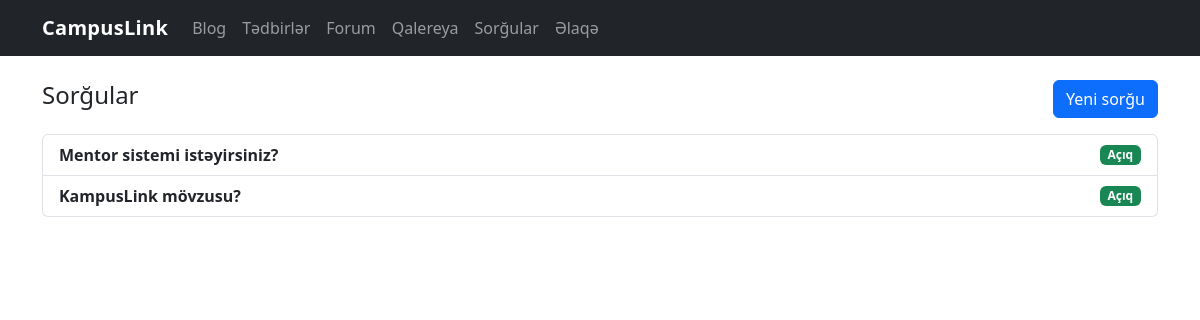
/polls/, run on an earlier commit of the app's database.
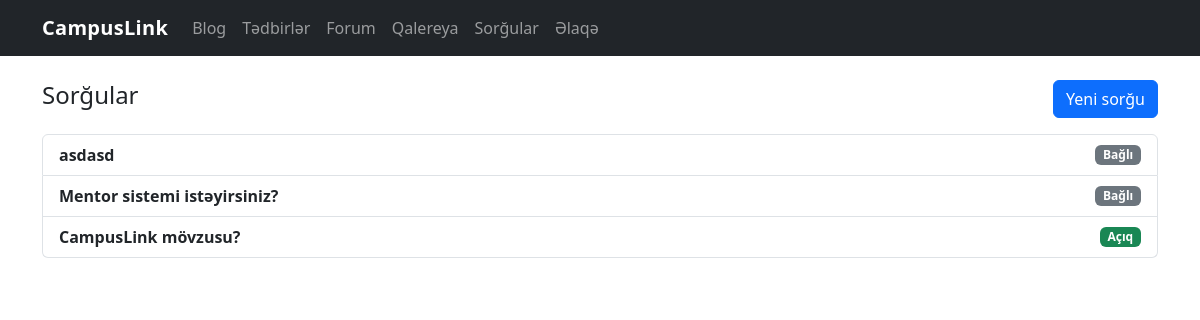
And on a later commit of the database.
### tables this page shows
CREATE TABLE polls (
            id INTEGER PRIMARY KEY AUTOINCREMENT,
            question TEXT NOT NULL,
            options_json TEXT NOT NULL,
            created_at TEXT NOT NULL,
            is_closed INTEGER NOT NULL DEFAULT 0,
            expires_at TEXT
        );

### polls.py (the view)
@bp.route("/")
def list_polls():
    db = get_db()
    polls = db.execute(
        "SELECT id, question, is_closed FROM polls ORDER BY id DESC"
    ).fetchall()
    return render_template("polls/list.html", polls=polls)

### database.py (called while the page is built)
def get_db():
    if "db" not in g:
        g.db = sqlite3.connect(DB_PATH)
        g.db.row_factory = sqlite3.Row
    return g.db

### polls.py (called while the page is built)
@bp.before_app_request
def ensure_session():
    session.permanent = True
    if "voter_id" not in session:
        session["voter_id"] = secrets.token_hex(8)  # məsələn: 'a3f9c1e2...'
    return None

### templates/polls/list.html (shortened to what this page needs)
{% extends "base.html" %}
{% block content %}
<div class="d-flex justify-content-between align-items-center mb-3">
  <h1 class="h4">Sorğular</h1>
  <a class="btn btn-primary" href="{{ url_for('polls.new') }}">Yeni sorğu</a>
</div>
<div class="list-group">
  {% for p in polls %}
  <a class="list-group-item list-group-item-action" href="{{ url_for('polls.detail', poll_id=p.id) }}">
    <div class="d-flex justify-content-between align-items-center">
      <div class="me-3">
        <strong>{{ p.question }}</strong>
      </div>
      <span class="badge bg-{{ 'secondary' if p.is_closed else 'success' }}">
        {{ 'Bağlı' if p.is_closed else 'Açıq' }}
      </span>
    </div>
  </a>
  {% else %}
  <div class="text-muted">Hələ sorğu yoxdur.</div>
  {% endfor %}
</div>
{% endblock %}

What changed in the data, as far as the page shows it:
added polls: question "asdasd", is_closed "Bağlı"
changed polls "Mentor sistemi istəyirsiniz?": is_closed "Açıq" → "Bağlı"
changed polls "Açıq": question "KampusLink mövzusu?" → "CampusLink mövzusu?"
